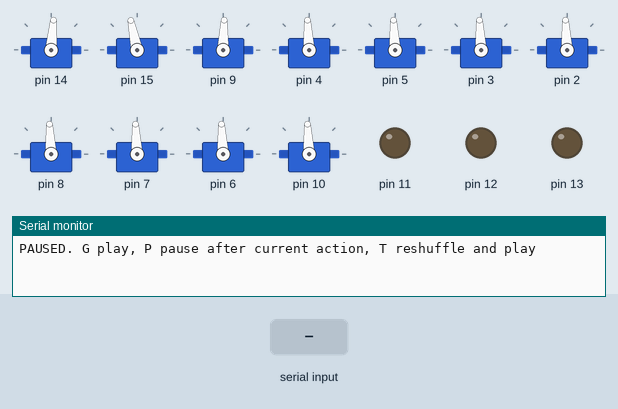
A sketch run on a simulated Arduino Uno, built with avr-gcc and run on an emulated ATmega328P. Parts: 11 × servo, output pins drawn as LEDs (lit = HIGH), the last lines printed to the serial monitor. Inputs (shaded band) come from the test bench. Random numbers use the default seed unless the sketch sets one.

Above: at 2.8 s.
2.9 s: "g" received over Serial
At 4.8 s:
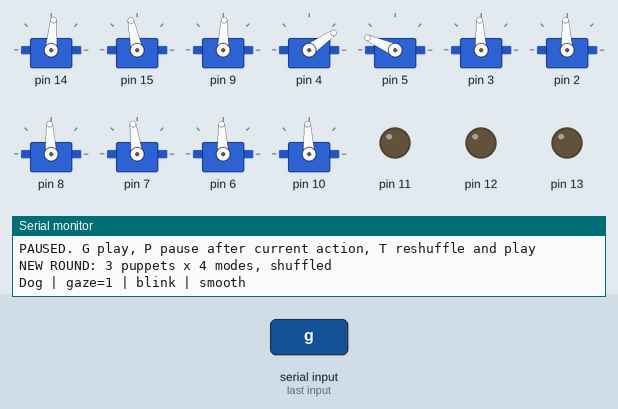
At 5.88 s:
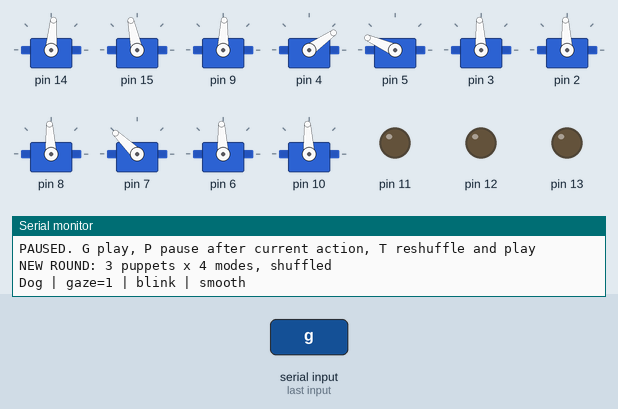
5.9 s: "t" received over Serial
At 8.49 s:
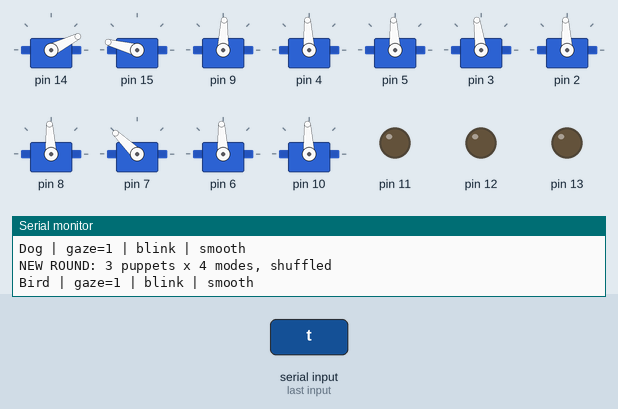
8.9 s: "T" received over Serial
11.9 s: "t" received over Serial
14.9 s: "T" received over Serial
Timing chart, 0 to 29.4 s (numbered marks = the images above; inputs shaded):
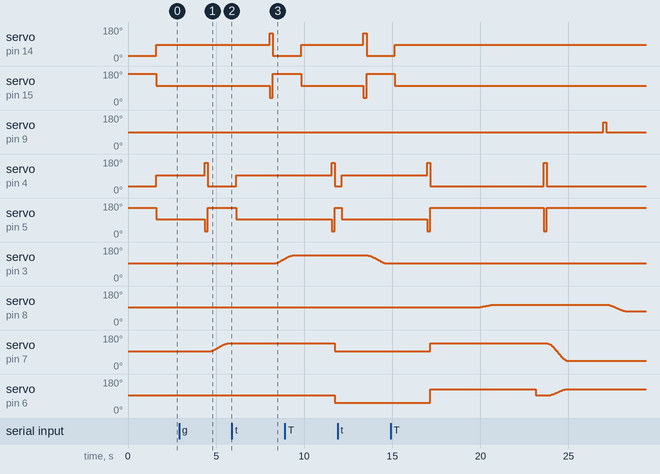

The sketch:

ThreePuppets_RandomNaturalDemo.ino
```cpp
#include <PuppetEyes.h>

PuppetEyes eyes;
// 一轮12张动作卡：每个角色都展示四种模式，打乱顺序后连续播放。
// 0=眨眼+快，1=不眨眼+快，2=眨眼+缓慢，3=不眨眼+缓慢。
byte deck[12];
byte nextCard = 12;
bool playing = false; // 开机先暂停，串口发送G开始。
bool waiting = false;
bool reshuffle = false;
unsigned long waitStarted = 0;
unsigned long waitMs = 0;
Gaze previous[3] = {Gaze::Center, Gaze::Center, Gaze::Center};
const Gaze ALL_DIRECTIONS[] = {
  Gaze::Center, Gaze::Left, Gaze::Right, Gaze::Up, Gaze::Down,
  Gaze::UpperLeft, Gaze::UpperRight, Gaze::LowerLeft, Gaze::LowerRight
};
const Gaze MOUSE_DIRECTIONS[] = {Gaze::Center, Gaze::Left, Gaze::Right};

void shuffleDeck() {
  for (byte i = 0; i < 12; i++) deck[i] = i;
  for (byte i = 11; i > 0; i--) {
    byte j = random(i + 1);
    byte value = deck[i]; deck[i] = deck[j]; deck[j] = value;
  }
  nextCard = 0;
  Serial.println("NEW ROUND: 3 puppets x 4 modes, shuffled");
}

void setup() {
  Serial.begin(115200);
  // A2未接线，用于给随机顺序提供种子。
  randomSeed(analogRead(A2) ^ micros());
  eyes.begin();
  Serial.println("PAUSED. G play, P pause after current action, T reshuffle and play");
}

void loop() {
  eyes.update(); // 使用驱动时，每次loop都要调用。
  while (Serial.available() > 0) {
    char key = Serial.read();
    if (key == 'p' || key == 'P') {
      playing = false;
      Serial.println("PAUSE after current action; G resumes.");
    }
    if (key == 'g' || key == 'G') playing = true;
    if (key == 't' || key == 'T') {
      playing = true;
      reshuffle = true;
    }
  }
  if (eyes.isBusy()) {
    waiting = false;
    return;
  }
  if (!playing) return;
  if (reshuffle) {
    nextCard = 12;
    waiting = false;
    reshuffle = false;
  }
  if (!waiting) {
    waiting = true;
    waitStarted = millis();
    waitMs = random(900, 2201);
    return;
  }
  if ((unsigned long)(millis() - waitStarted) < waitMs) return;
  if (nextCard == 12) shuffleDeck();
  byte card = deck[nextCard++];
  byte character = card / 4;
  byte mode = card % 4;
  Gaze direction;
  do {
    direction = character == 1 ? MOUSE_DIRECTIONS[random(3)]
                               : ALL_DIRECTIONS[random(9)];
  } while (direction == previous[character]);
  Blink blink = (mode == 0 || mode == 2) ? Blink::Yes : Blink::No;
  Speed speed = mode < 2 ? Speed::Fast : Speed::Smooth;
  if (eyes.look(static_cast<Puppet>(character), direction, blink, speed)) {
    previous[character] = direction;
    Serial.print(character == 0 ? "Bird" : character == 1 ? "Mouse" : "Dog");
    Serial.print(" | gaze="); Serial.print(static_cast<byte>(direction));
    Serial.print(blink == Blink::Yes ? " | blink" : " | no blink");
    Serial.println(speed == Speed::Fast ? " | fast" : " | smooth");
  }
  waiting = false;
}
```

Measured:
- after the input at 2.9 s, servo on pin 4: 93° → 161° after 1.5 s, → 35° 0.18 s later; servo on pin 5: 93° → 30° after 1.5 s, → 156° 0.18 s later; servo on pin 7: moves from 93° to 136° over 1.0 s, starting after 1.7 s
- after the input at 5.9 s, servo on pin 14: 85° → 146° after 2.1 s, → 27° 0.18 s later; servo on pin 15: 102° → 39° after 2.1 s, → 165° 0.18 s later; servo on pin 3: moves from 93° to 119° over 0.57 s, starting after 2.4 s
- after the input at 8.9 s, servo on pin 6: 93° → 54° after 2.8 s
- by itself, servo on pin 8: rises from 93° to 107° in 0.86 s, then falls to 73° in 7.6 s
